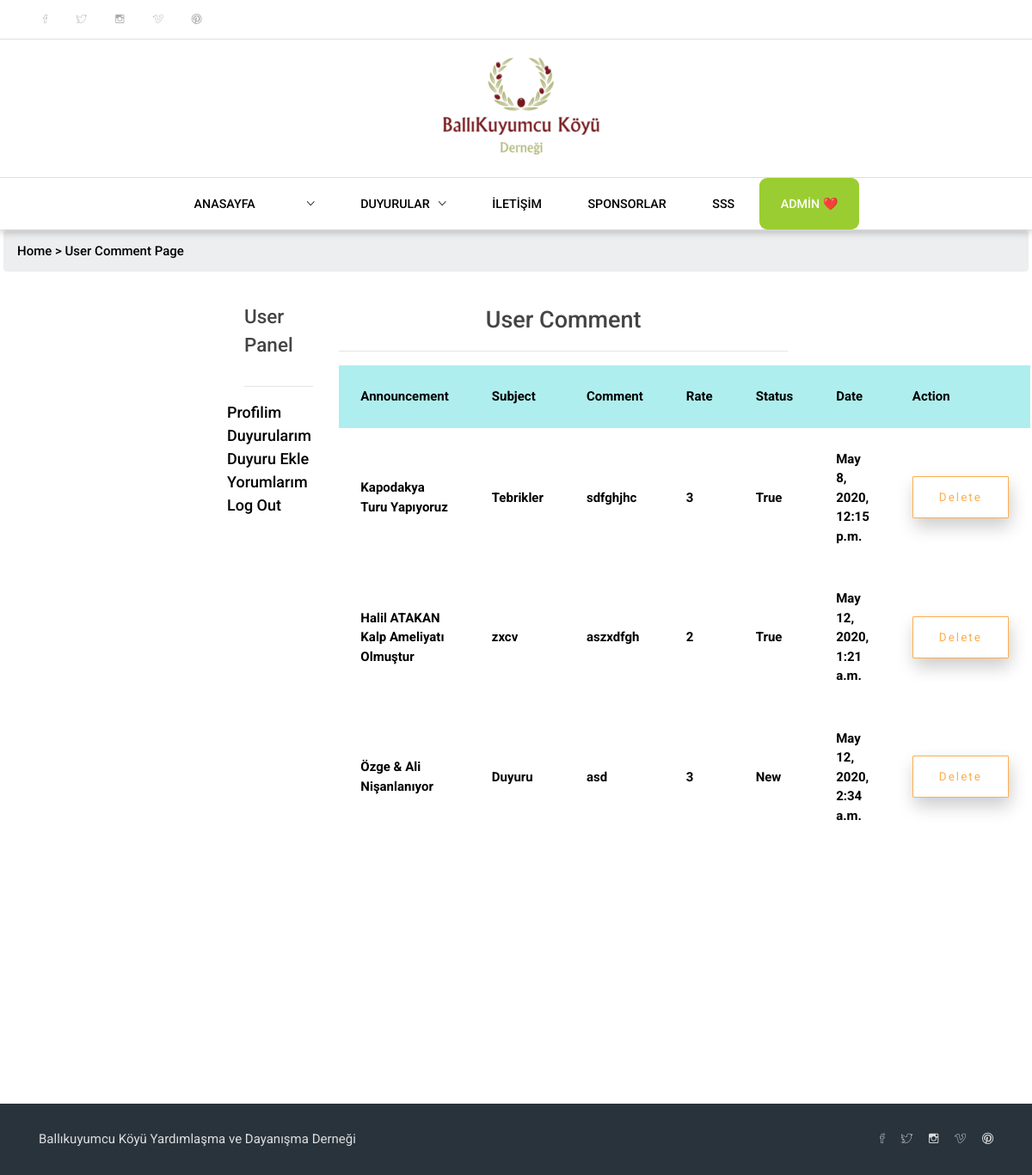
/user/comments/ (signed in), run on the app's committed database.
### announcement/models.py (models this page shows, shortened)
class Comment(models.Model):
    STATUS = (
        ('New', 'New'),
        ('True', 'True'),
        ('False', 'False'),
    )
    announcement = models.ForeignKey(Announcement, on_delete=models.CASCADE)
    user = models.ForeignKey(User, on_delete=models.CASCADE)
    userprofil = models.ForeignKey(UserProfile, on_delete=models.CASCADE)
    subject = models.CharField(max_length=50)
    comment = models.TextField(max_length=200)
    rate = models.IntegerField()
    status = models.CharField(max_length=50, choices=STATUS, default='New')
    ip = models.CharField(max_length=20, blank=True)
    create_at = models.DateTimeField(auto_now_add=True)
    update_at = models.DateTimeField(auto_now=True)

class Announcement(models.Model):
    STATUS = (
        ('Onaylandı', 'Onaylandı'),
        ('Henüz Onaylanmadı', 'Henüz Onaylanmadı'),
        ('Onaylanmadı', 'Onaylanmadı')
    )
    user = models.ForeignKey(User, on_delete=models.SET_NULL, null=True)
    category = models.ForeignKey(Category, on_delete=models.CASCADE)
    title = models.CharField(max_length=100)
    keywords = models.CharField(max_length=255)
    description = models.CharField(max_length=255)
    image = models.ImageField(blank=True, upload_to='default/')
    status = models.CharField(max_length=50, choices=STATUS, default='Henüz Onaylanmadı')
    detail = RichTextUploadingField()
    slug = models.SlugField()
    create_at = models.DateTimeField(auto_now_add=True)
    update_at = models.DateTimeField(auto_now=True)
    def image_tag(self):
        return mark_safe('<img src="{}" height="50"/>'.format(self.image.url))
    image_tag.short_description = 'Image'

### user/views.py (the view)
# urls.py: path('comments/', views.comments, name='comments'),
@login_required(login_url='/login')
def comments(request):
    setting = Setting.objects.get(pk=2)
    menu = Menu.objects.all()
    category = Category.objects.all()
    current_user = request.user
    comment = Comment.objects.filter(user_id=current_user.id)
    context = {'category': category,
               'comment': comment,
               'menu': menu,
               'setting': setting}
    return render(request, 'user_comments.html', context)

### user/templates/user_comments.html (shortened to what this page needs)
{% extends "homebase.html" %}
{% load static %}
{% block head %}
    <link href="{% static 'common-css/bootstrap.css' %}" rel="stylesheet">
    <link href="{% static 'common-css/ionicons.css' %}" rel="stylesheet">
    <link href="{% static '04-Contact/css/styles.css' %}" rel="stylesheet">
    <link href="{% static '04-Contact/css/responsive.css' %}" rel="stylesheet">
    <link href="{% static '01-homepage/css/styles.css' %}" rel="stylesheet">
    <link href="{% static '01-homepage/css/responsive.css' %}" rel="stylesheet">
{% endblock %}
{% block body  %}
    <section class="blog-area" style=" padding: 269px;">
        <div id="breadcrumb" style="margin-left: -265px; margin-right: -265px;">
            <ul class="breadcrumb">
                <li><a href="/home"><b>Home > </b></a></li>
                <li><a href="/user/comments"><b>User Comment Page </b></a></li>
            </ul>
        </div>
        <div class="container">
            <div class="row">
                <div class=" col-lg-2 col-md-12">
                    <div class="blog-posts">
                        <div class="leave-comment-area">
                            <h4 class="title" style="text-align: left; margin-top: -30px;"><b class="light-color">User Panel</b></h4>
                            <hr>
                            <div>
                                {% include "user_panel.html" %}
                            </div>
                        </div>
                    </div>
                </div>
                <div class="col-lg-10 col-md-12">
                    <div class="single-post">
                        <h3 class="title" style="text-align: center;"><b class="light-color">User Comment</b></h3>
                        <hr>
                        <table style="width:100%; margin-bottom: 30px">
                            <tr style="background-color:paleturquoise">
                                <th >Announcement</th>
                                <th >Subject</th>
                                <th >Comment</th>
                                <th >Rate</th>
                                <th >Status</th>
                                <th >Date</th>
                                <th >Action</th>
                            </tr>
                            {% for rs in comment %}
                                <tr>
                                    <th><a href="/announcement/{{ rs.announcement_id }}/{{ rs.announcement.slug }}">{{ rs.announcement.title }}</a></th>
                                    <th>{{ rs.subject }}</th>
                                    <th>{{ rs.comment }}</th>
                                    <th>{{ rs.rate }}</th>
                                    <th>{{ rs.status }}</th>
                                    <th>{{ rs.create_at }}</th>
                                    <th><a class="btn btn-2" href="/user/deletecomment/{{ rs.id }}" onclick="return confirm('Will be delete ! Are you sure ?')">Delete</a> </th>
                                </tr>
                            {% endfor %}
                        </table>
                    </div>
                </div>
            </div>
        </div>
    </section>
{% endblock %}

### home/templates/header.html (shortened to what this page needs)
{% load static %}
<header>
    <div class="top-menu">
        <ul class="social-icons left-area">
            <li><a href="{{ setting.facebook }}"><i class="ion-social-facebook-outline"></i></a></li>
            <li><a href="{{ setting.facebook }}"><i class="ion-social-twitter-outline"></i></a></li>
            <li><a href="{{ setting.facebook }}"><i class="ion-social-instagram-outline"></i></a></li>
            <li><a href="{{ setting.facebook }}"><i class="ion-social-vimeo-outline"></i></a></li>
            <li><a href="{{ setting.facebook }}"><i class="ion-social-pinterest-outline"></i></a></li>
        </ul>
    </div>
    <div class="middle-menu center-text">
        <div class="col-lg-12"> <a href="#" class="logo"><img  style="width: 210px;height: auto; margin-top: -20px" src="{% static 'images/logo1.PNG' %}" alt="Logo Image"></a></div>
    </div>
    <div class="bottom-area">
        <ul class="main-menu visible-on-click" id="main-menu">
            <li class="drop-down"><a href="/home">ANASAYFA</a>
                {% if  menu %}
                    {% load mptt_tags %}
                    {% recursetree menu %}
                        {% if not  node.is_leaf_node %}
                            <li class="drop-down">
                                <a href="/menu/{{ node.id }}">{{ node.title }}<i class="ion-ios-arrow-down"></i></a>
                            </li>
                        {% endif %}
                    {% endrecursetree %}
                {% endif %}
            <li class="drop-down"><a href="/">DUYURULAR<i class="ion-ios-arrow-down"></i></a>
                {% load mptt_tags %}
            </li>
            <li><a href="/contact">İLETİŞİM</a></li>
            <li><a href="/sponsor">SPONSORLAR</a></li>
            <li><a href="/faq">SSS</a></li>
            {% if user.id is not None %}
                <li class="drop-down" style=" background-color: yellowgreen; border-radius:9px">
                    <a href="/user/">
                        <b style="color:white"> {{ user.first_name }}  {{ user.last_name }}</b>
                    </a>
                </li>
            {% else %}
                <li style="color: white;font-family: 'Comic Sans MS';background-color: yellowgreen; border-radius: 10px"><a href="/login/">LOGIN</a></li>
                <li style="color: white;font-family: 'Comic Sans MS';background-color: yellowgreen; border-radius: 10px"><a href="/signup/">SIGN UP</a></li>
            {% endif %}
        </ul>
    </div>
</header>

### home/static/01-homepage/css/styles.css (style rules this page uses)
html { font-size: 100%; height: 100%; overflow-x: hidden; touch-action: manipulation; }
body { font-size: 15px; font-family: 'Roboto', sans-serif; width: 100%; height: 100%; margin: 0; font-weight: 400; -webkit-font-smoothing: antialiased; -moz-osx-font-smoothing: grayscale; word-wrap: break-word; color: #000; }
h1, h2, h3, h4, h5, h6, p, a, ul, span, li, img, inpot, button { margin: 0; padding: 0; }
h1,h2,h3,h4,h5,h6 { line-height: 1.5; font-weight: inherit; }
h3 { font-size: 1.8em; }
h4 { font-size: 1.5em; }
a, button { display: inline-block; text-decoration: none; color: inherit; transition: all .3s; }
b { font-weight: 500; }
img { width: 100%; }
li { list-style: none; display: inline-block; }
b.light-color { color: #444; }
.btn { font-size: .9em; padding: 15px 30px; border-radius: 1px; letter-spacing: 2px; border: 1px solid #FFAD4D; background: #FFAD4D; color: #fff; }
.btn-2 { background: none; color: #FFAD4D; }
.center-text { text-align: center; }
.left-area { float: left; }
header { position: absolute; left: 0; right: 0; top: 0; z-index: 1000; font-size: .95em; box-shadow: 0px 2px 10px rgba(0,0,0, .3); background: #fff; }
header .top-menu { width: 100%; height: 45px; line-height: 45px; overflow: hidden; font-size: .95em; font-style: italic; }
header .top-menu ul > li:first-child { border-left: 0; }
header .top-menu ul.social-icons { display: inline-block; padding: 0 35px; color: #aaa; }
header .top-menu ul.social-icons > li > a { padding: 0 15px; }
header .middle-menu { border-top: 1px solid #ddd; border-bottom: 1px solid #ddd; }
header .logo { padding: 30px 0; height: 160px; }
header .logo img { height: 100%; width: auto; }
header .bottom-area { text-align: center; }
header .main-menu { font-weight: 500; }
header .main-menu > li > a { height: 60px; line-height: 60px; padding: 0 25px; }
header .main-menu li.drop-down { position: relative; text-align: left; }
header .main-menu li i { margin-left: 10px; }
.single-post .title { margin: 20px 0 15px; }

### home/static/04-Contact/css/styles.css (style rules this page uses)
html { font-size: 100%; height: 100%; overflow-x: hidden; touch-action: manipulation; }
body { font-size: 15px; font-family: 'Roboto', sans-serif; width: 100%; height: 100%; margin: 0; font-weight: 400; -webkit-font-smoothing: antialiased; -moz-osx-font-smoothing: grayscale; word-wrap: break-word; color: #000; }
h1, h2, h3, h4, h5, h6, p, a, ul, span, li, img, inpot, button { margin: 0; padding: 0; }
h1,h2,h3,h4,h5,h6 { line-height: 1.5; font-weight: inherit; }
h3 { font-size: 1.8em; }
h4 { font-size: 1.5em; }
a, button { display: inline-block; text-decoration: none; color: inherit; transition: all .3s; }
b { font-weight: 500; }
img { width: 100%; }
li { list-style: none; display: inline-block; }
b.light-color { color: #444; }
.btn { font-size: .9em; padding: 15px 30px; border-radius: 1px; letter-spacing: 2px; border: 1px solid #FFAD4D; background: #FFAD4D; color: #fff; }
.btn-2 { background: none; box-shadow: 2px 10px 20px rgba(0,0,0,.2); color: #FFAD4D; }
.center-text { text-align: center; }
.left-area { float: left; }
header { position: absolute; left: 0; right: 0; top: 0; z-index: 1000; font-size: .95em; box-shadow: 0px 2px 10px rgba(0,0,0, .3); background: #fff; }
header .top-menu { width: 100%; height: 45px; line-height: 45px; overflow: hidden; font-size: .95em; font-style: italic; }
header .top-menu ul > li:first-child { border-left: 0; }
header .top-menu ul.social-icons { display: inline-block; padding: 0 35px; color: #aaa; }
header .top-menu ul.social-icons > li > a { padding: 0 15px; }
header .middle-menu { border-top: 1px solid #ddd; border-bottom: 1px solid #ddd; }
header .logo { padding: 30px 0; height: 160px; }
header .logo img { height: 100%; width: auto; }
header .bottom-area { text-align: center; }
header .main-menu { font-weight: 500; }
header .main-menu > li > a { height: 60px; line-height: 60px; padding: 0 25px; }
header .main-menu li.drop-down { position: relative; text-align: left; }
header .main-menu li i { margin-left: 10px; }
.blog-area { padding: 370px 0 50px; }
.single-post .title { margin: 50px 0 0; }
.leave-comment-area { margin: 50px 0; }
.leave-comment-area .title { margin-bottom: 30px; }

### user/templates/user_comments.html (style rules this page uses)
th, td { padding: 25px; }

### data on the page
Comment: announcement "Kapodakya Turu Yapıyoruz", subject "Tebrikler", comment "sdfghjhc", rate "3", status "True", create_at "May 8, 2020, 12:15 p.m."
Comment: announcement "Halil ATAKAN Kalp Ameliyatı Olmuştur", subject "zxcv", comment "aszxdfgh", rate "2", status "True", create_at "May 12, 2020, 1:21 a.m."
Comment: announcement "Özge & Ali Nişanlanıyor", subject "Duyuru", comment "asd", rate "3", status "New", create_at "May 12, 2020, 2:34 a.m."

### other printed values
{{ user.first_name }} "ADMİN"
{{ user.last_name }} "❤️"
